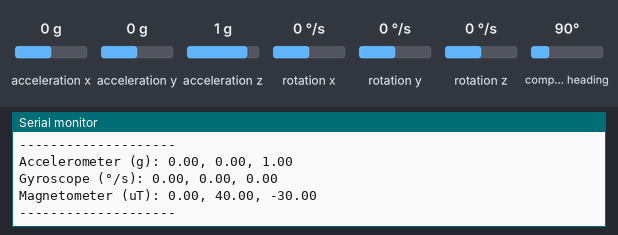
Simulated run of this sketch. Board: ESP32. Parts: the last lines printed to the serial monitor. The test bench sets the inputs (shaded band); at power-on: acceleration x 0 g, acceleration y 0 g, acceleration z 1 g, rotation x 0 °/s, rotation y 0 °/s, rotation z 0 °/s, compass heading 90°.

Above: at 1.2 s.
1.3 s: acceleration x set to -1.4 g
2.8 s: acceleration y set to -1.4 g
4.3 s: acceleration z set to -1.4 g
5.8 s: rotation x set to -192 °/s
At 6.6 s:
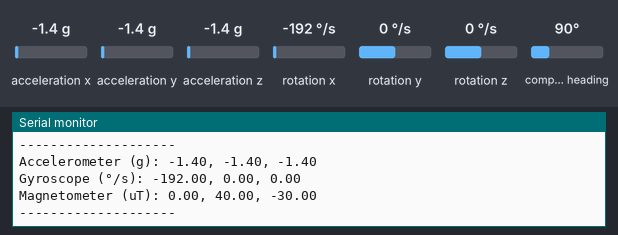
7.3 s: rotation y set to -192 °/s
At 8.1 s:
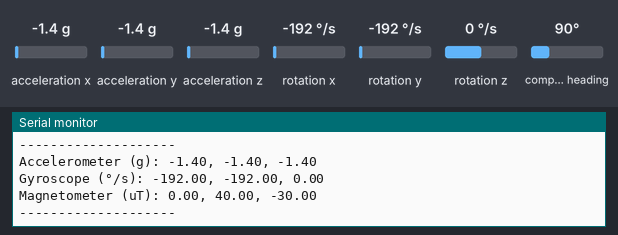

Measured:
- after the input at 5.8 s, the serial monitor: prints a new line after 0.35 s (image 1)
- after the input at 7.3 s, the serial monitor: prints a new line after 0.39 s (image 2)

The sketch:

magnetometer.ino
```cpp
#include <Wire.h>
#include <MPU9250.h>

MPU9250 mpu;  // Create MPU9250 instance

void setup() {
    Serial.begin(115200);
    Wire.begin(21, 22);  // SDA = GPIO 21, SCL = GPIO 22

    if (!mpu.setup(0x68)) {  // MPU9250 I2C Address (0x68 or 0x69)
        Serial.println("MPU9250 not detected!");
        while (1);
    }
    Serial.println("MPU9250 Initialized!");
}

void loop() {
    if (mpu.update()) {
        Serial.print("Accelerometer (g): ");
        Serial.print(mpu.getAccX()); Serial.print(", ");
        Serial.print(mpu.getAccY()); Serial.print(", ");
        Serial.println(mpu.getAccZ());

        Serial.print("Gyroscope (°/s): ");
        Serial.print(mpu.getGyroX()); Serial.print(", ");
        Serial.print(mpu.getGyroY()); Serial.print(", ");
        Serial.println(mpu.getGyroZ());

        Serial.print("Magnetometer (uT): ");
        Serial.print(mpu.getMagX()); Serial.print(", ");
        Serial.print(mpu.getMagY()); Serial.print(", ");
        Serial.println(mpu.getMagZ());

        Serial.println("--------------------");
        delay(500);
    }
}
```
